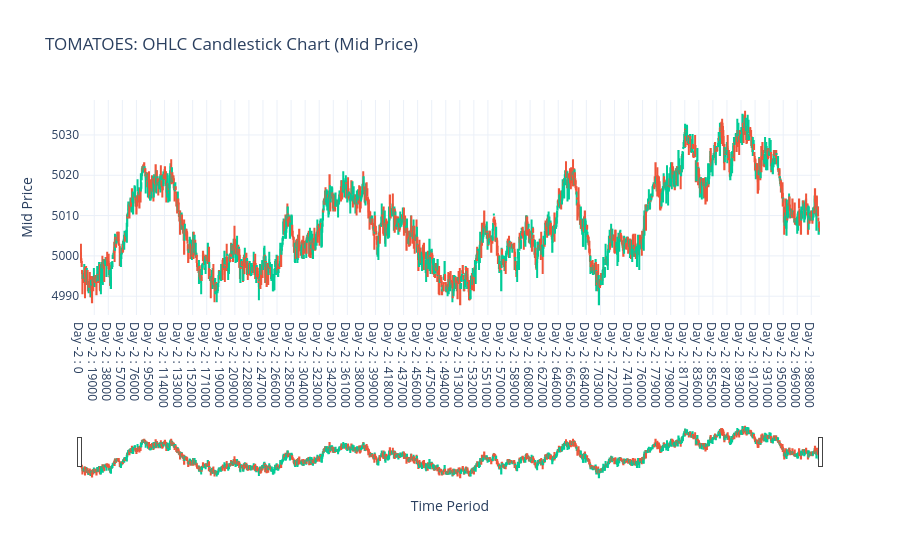

The code cell stored with this chart in its notebook:
### Code cell
import pandas as pd
import plotly.graph_objects as go

df_tomatoes = df[df['product'] == 'TOMATOES'].copy()

# Sort chronologically to ensure accurate Open and Close prices
df_tomatoes = df_tomatoes.sort_values(by=['day', 'timestamp'])

# 2. Convert snapshot data into OHLC (Open, High, Low, Close) format
# Since 'timestamp' is an integer, we group it into windows (e.g., every 500 or 1000 units).
# You can adjust 'window_size' depending on how wide you want your candles.
window_size = 500 
df_tomatoes['time_bin'] = (df_tomatoes['timestamp'] // window_size) * window_size

# Calculate Open, High, Low, and Close for the 'mid_price' within each bin
ohlc_df = df_tomatoes.groupby(['day', 'time_bin'])['mid_price'].agg(
    Open='first',
    High='max',
    Low='min',
    Close='last'
).reset_index()

# Create a clean X-axis label combining the Day and the Time Bin
ohlc_df['time_label'] = 'Day ' + ohlc_df['day'].astype(str) + ' : ' + ohlc_df['time_bin'].astype(str)

# 3. Create the Candlestick chart using Plotly Graph Objects
fig = go.Figure(data=[go.Candlestick(
    x=ohlc_df['time_label'],
    open=ohlc_df['Open'],
    high=ohlc_df['High'],
    low=ohlc_df['Low'],
    close=ohlc_df['Close'],
    increasing_line_color='#00CC96',  # Bright green for bullish (price went up)
    decreasing_line_color='#EF553B'   # Bright red for bearish (price went down)
)])

# 4. Enhance the layout
fig.update_layout(
    title='TOMATOES: OHLC Candlestick Chart (Mid Price)',
    xaxis_title='Time Period',
    yaxis_title='Mid Price',
    template='plotly_white',
    xaxis_rangeslider_visible=True  # Keeps the interactive range slider at the bottom
)

# 5. Display the graph
fig.show()

### Figure 1 — Plotly figure (JSON) as saved in the notebook; plotly's stock layout.template omitted (floating-point values rounded to 4 significant figures; data arrays with more than 128 entries replaced by an {"elided": "..."} marker saying what was removed)
{"data": [{"close": {"elided": "2000 float values"}, "decreasing": {"line": {"color": "#EF553B"}}, "high": {"elided": "2000 float values"}, "increasing": {"line": {"color": "#00CC96"}}, "low": {"elided": "2000 float values"}, "open": {"elided": "2000 float values"}, "type": "candlestick", "x": {"elided": "2000 str values"}}], "layout": {"title": {"text": "TOMATOES: OHLC Candlestick Chart (Mid Price)"}, "xaxis": {"rangeslider": {"visible": true}, "title": {"text": "Time Period"}}, "yaxis": {"title": {"text": "Mid Price"}}}}
